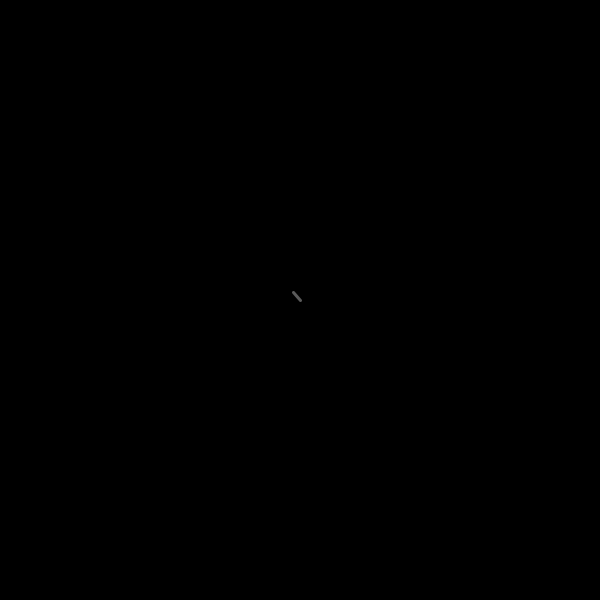
Frame 1 (no input)
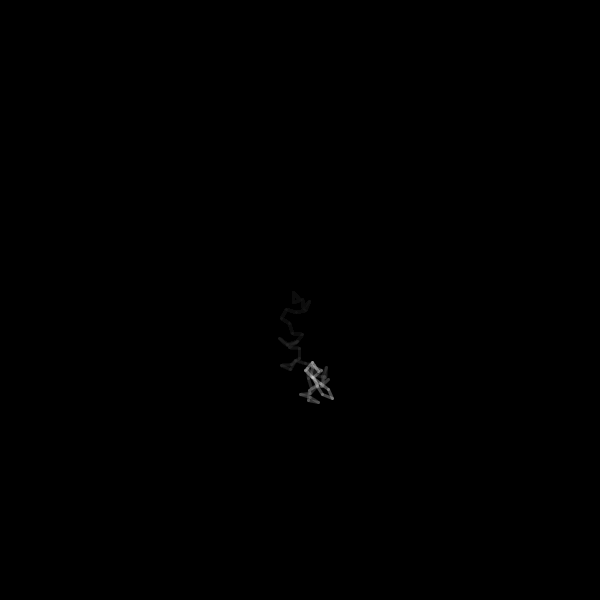
Frame 60 (the mouse pressed at the canvas centre just before this capture)
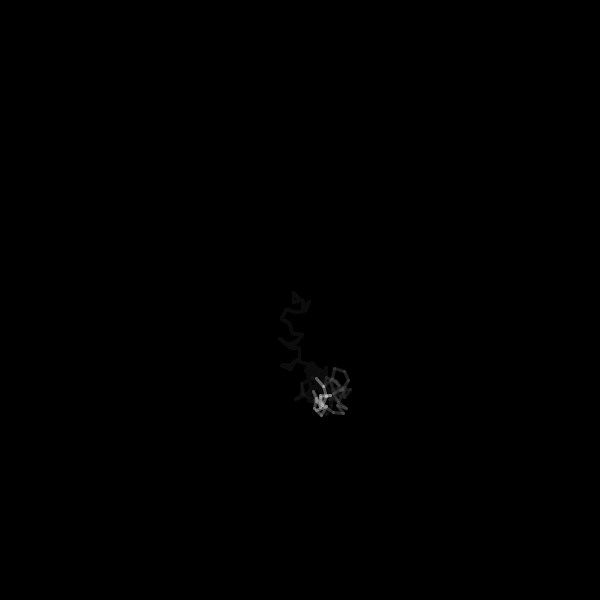
Frame 120 (the mouse held since frame 60 and released just before this capture)

The Processing sketch that drew these frames (run headless with seeded random() and noise(); from frame 60 on, the mouse is pressed at the canvas centre):

// Processing sketch: random
// ── random.pde
PVector p;
PVector pOld;
float stepSize = 10;
float angle;
float strokeWidth = 0.3;

void setup() {
  size(600, 600);
  p = new PVector(width/2, height/2);
  pOld = p.copy();
  smooth();
 // frameRate(4);
  background(0);
}

void draw() {
  fill(0, 10);
  noStroke();
  rect(0, 0, width, height);

  stroke(255, 90);
  
  angle = random(0, 2*PI);
  p.x += cos(angle) * stepSize;
  p.y += sin(angle) * stepSize;

  // offscreen wrap
  if (p.x<-10) p.x=pOld.x=width+10;
  if (p.x>width+10) p.x=pOld.x=-10;
  if (p.y<-10) p.y=pOld.y=height+10;
  if (p.y>height+10) p.y=pOld.y=-10;


  strokeWeight(3);
  line(pOld.x, pOld.y, p.x, p.y);

  pOld.set(p);
}
